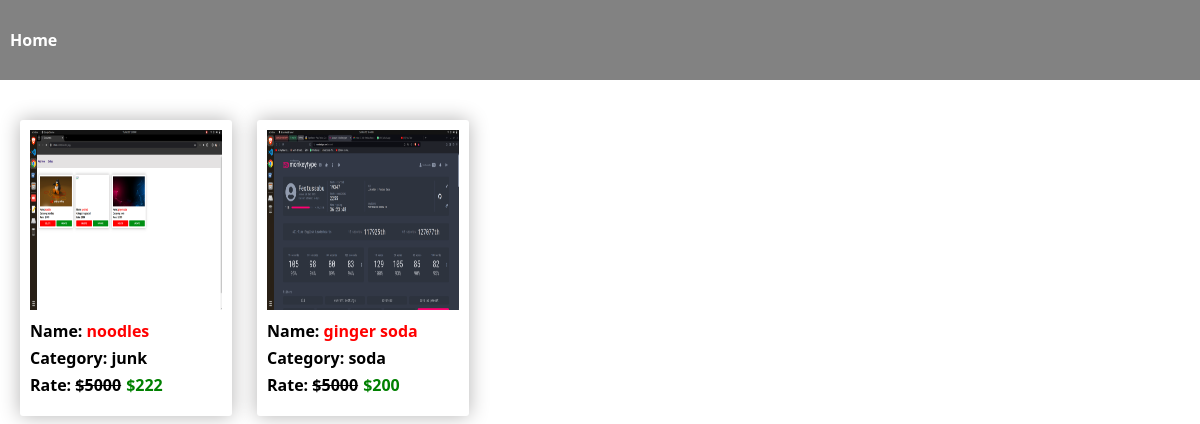
Before: /admin_food_items/ with the older database file.
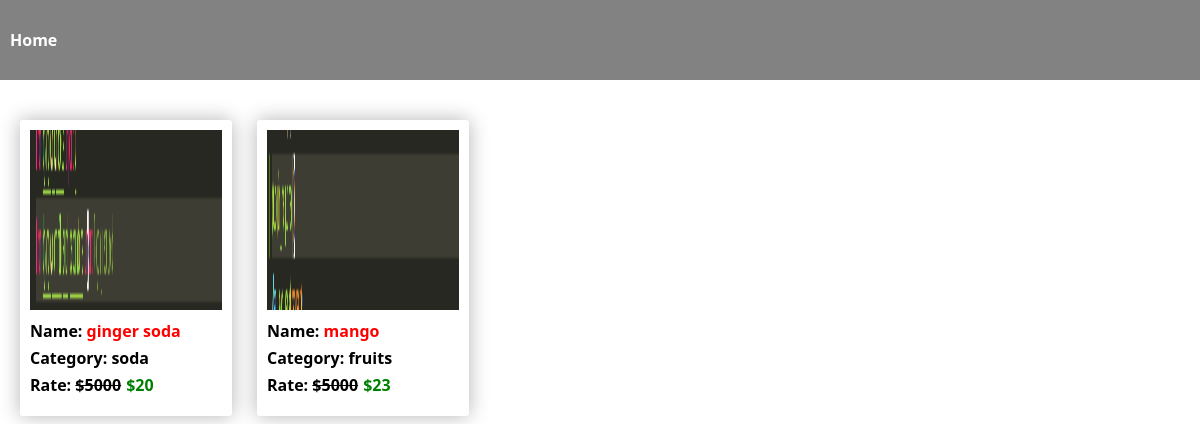
After: the same page with the newer database file.
### vendor_app/models.py (models this page shows, shortened)
class FoodItem(models.Model):
  food_image = models.ImageField()
  food_name = models.CharField(max_length=25)
  food_category = models.CharField(max_length=20)
  food_price = models.IntegerField()

### admin_app/views.py (the view)
# urls.py: path('admin_food_items/', admin_food_items, name='admin_food_items'),
def admin_food_items(request):
    food_items = FoodItem.objects.all()
    return render(request, 'admin_food_items.html', {'food_items':food_items})

### templates/admin_food_items.html (shortened to what this page needs)
<!DOCTYPE html>
<html lang="en">
  <head>
  </head>
  <body>
    <div class="admin-fooditems-page-container">
      <nav>
        <div class="orders">
          <a href="{% url 'admin_app:admin_page' %}">Home</a>
        </div>
      </nav>
      <div class="card-container">
        {% for i in food_items %}
        <div class="cards">
          <img src="{{i.food_image.url}}" alt="/" />
          <div class="card-details">
            <div>Name: <span style="color: red">{{i.food_name}}</span></div>
            <div>Category: {{i.food_category}}</div>
            <div>
              Rate:
              <span style="text-decoration: line-through; color: black"
                >$5000</span
              ><span style="color: green; margin-left: 5px"
                >${{i.food_price}}</span
              >
            </div>
          </div>
        </div>
        {% endfor %}
      </div>
    </div>
  </body>
</html>

### templates/admin_food_items.html (style rules this page uses)
body { margin: 0; padding: 0; box-sizing: border-box; }
.admin-fooditems-page-container { height: 100vh; width: 100%; font-family: system-ui, -apple-system, BlinkMacSystemFont, "Segoe UI", Roboto, Oxygen, Ubuntu, Cantarell, "Open Sans", "Helvetica Neue", sans-serif; position: relative; }
.admin-fooditems-page-container nav { position: fixed; top: 0; }
.admin-fooditems-page-container nav .orders { width: 100vw; height: 80px; background-color: hsl(0, 0%, 51%); display: flex; align-items: center; justify-content: start; }
.admin-fooditems-page-container nav a { color: white; margin-left: 10px; text-decoration: none; font-weight: bold; font-size: 16px; }
.admin-fooditems-page-container .card-container { margin-top: 100px; padding: 20px; display: grid; grid-template-columns: repeat(5, 1fr); gap: 25px; }
.admin-fooditems-page-container .card-container .cards { box-shadow: 0px 0px 20px rgb(180, 179, 179); border-radius: 3px; display: flex; flex-direction: column; overflow: hidden; padding: 10px; word-wrap: break-word; }
.admin-fooditems-page-container .card-container .cards img { width: 100%; height: 180px; margin-bottom: 10px; }
.admin-fooditems-page-container .card-container .cards .card-details { display: flex; flex-direction: column; margin-bottom: 10px; font-weight: bold; gap: 5px; }

Changed rows visible on the page:
removed FoodItem: food_image (picture), food_name "noodles", food_category "junk", food_price "222"
changed FoodItem "ginger soda": food_image: a different picture; food_price "200" → "20"
added FoodItem: food_image (picture), food_name "mango", food_category "fruits", food_price "23"
